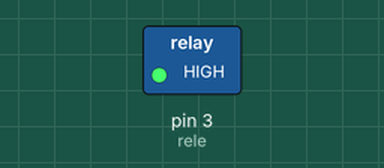
Recording of a sketch running on a simulated Arduino Uno, built with avr-gcc and run on an emulated ATmega328P. On the bench: switched loads named in the sketch (green lamp = pin HIGH). Dashed ring = blinking.

Above: at 0.12 s.
Timing chart, 0 to 3.0 s (numbered marks = the images above):
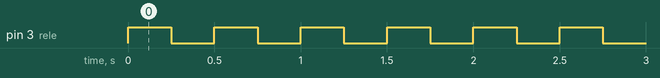

The sketch:

main.ino
```cpp
int rele = 3;

void setup(){
 pinMode(rele, OUTPUT);

}

void loop(){
 digitalWrite(rele, HIGH);
 delay(250);
 digitalWrite(rele, LOW);
 delay(250);
}
```

Measured:
- by itself, pin 3 (rele): alternates HIGH for 0.25 s and LOW for 0.25 s
